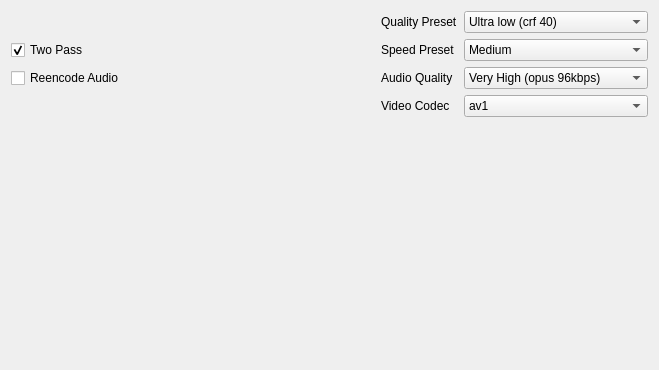
      <widget class="QWidget" name="tab_simple">
       <attribute name="title">
        <string>Simple Settings</string>
       </attribute>
       <layout class="QGridLayout" name="gridLayout_6">
        <item row="0" column="0">
         <layout class="QGridLayout" name="gridLayout_2" rowstretch="0,0,0,0">
          <item row="1" column="2">
           <widget class="QLabel" name="label_preset">
            <property name="toolTip">
             <string/>
            </property>
            <property name="statusTip">
             <string>Faster presets take more space at a given quality. 'medium' is usually best.</string>
            </property>
            <property name="text">
             <string>Speed Preset</string>
            </property>
           </widget>
          </item>
          <item row="2" column="3">
           <widget class="QComboBox" name="audioqualitybox">
            <property name="toolTip">
             <string/>
            </property>
            <property name="statusTip">
             <string>What bitrate should the audio be? If unsure use 96kbps.</string>
            </property>
            <property name="currentIndex">
             <number>4</number>
            </property>
            <item>
             <property name="text">
              <string>Ultra Low (opus 24kbps</string>
             </property>
            </item>
            <item>
             <property name="text">
              <string>Low (opus 32kbps)</string>
             </property>
            </item>
            <item>
             <property name="text">
              <string>Medium (opus 64kbps)</string>
             </property>
            </item>
            <item>
             <property name="text">
              <string>High (opus 76kbps)</string>
             </property>
            </item>
            <item>
             <property name="text">
              <string>Very High (opus 96kbps)</string>
             </property>
            </item>
            <item>
             <property name="text">
              <string>Transparent (opus 128kbps)</string>
             </property>
            </item>
            <item>
             <property name="text">
              <string>Placebo (opus 160kbps)</string>
             </property>
            </item>
            <item>
             <property name="text">
              <string>Insane (opus 256kbps)</string>
             </property>
            </item>
            <item>
             <property name="text">
              <string>Custom</string>
             </property>
            </item>
           </widget>
          </item>
          <item row="0" column="2">
           <widget class="QLabel" name="label_quality">
            <property name="toolTip">
             <string/>
            </property>
            <property name="statusTip">
             <string>The final quality of your output video. If unsure, use 26.</string>
            </property>
            <property name="text">
             <string>Quality Preset</string>
            </property>
           </widget>
          </item>
          <item row="2" column="0">
           <widget class="QCheckBox" name="checkBox_audio">
            <property name="minimumSize">
             <size>
              <width>0</width>
              <height>0</height>
             </size>
            </property>
            <property name="toolTip">
             <string/>
            </property>
            <property name="statusTip">
             <string>Reencode source audio as opus (otherwise will copy existing audio if any is present)</string>
            </property>
            <property name="text">
             <string>Reencode Audio</string>
            </property>
            <property name="checked">
             <bool>false</bool>
            </property>
           </widget>
          </item>
          <item row="2" column="2">
           <widget class="QLabel" name="label_audioquality">
            <property name="toolTip">
             <string/>
            </property>
            <property name="statusTip">
             <string>What bitrate should the audio be? If unsure use 96kbps.</string>
            </property>
            <property name="text">
             <string>Audio Quality</string>
            </property>
           </widget>
          </item>
          <item row="0" column="3">
           <widget class="QComboBox" name="comboBox_quality">
            <property name="toolTip">
             <string/>
            </property>
            <property name="statusTip">
             <string>The final quality of your output video. If unsure, use 26.</string>
            </property>
            <property name="currentIndex">
             <number>0</number>
            </property>
            <item>
             <property name="text">
              <string>Ultra low (crf 40)</string>
             </property>
            </item>
            <item>
             <property name="text">
              <string>Very low (crf 36)</string>
             </property>
            </item>
            <item>
             <property name="text">
              <string>Low (crf 32)</string>
             </property>
            </item>
            <item>
             <property name="text">
              <string>Medium (crf 28)</string>
             </property>
            </item>
            <item>
             <property name="text">
              <string>Good (crf 26)</string>
             </property>
            </item>
            <item>
             <property name="text">
              <string>Very Good (crf 24)</string>
             </property>
            </item>
            <item>
             <property name="text">
              <string>Amazing (crf 20)</string>
             </property>
            </item>
            <item>
             <property name="text">
              <string>Effectively Lossless (crf 10)</string>
             </property>
            </item>
            <item>
             <property name="text">
              <string>Lossless (crf 0)</string>
             </property>
            </item>
            <item>
             <property name="text">
              <string>Custom</string>
             </property>
            </item>
           </widget>
          </item>
          <item row="1" column="3">
           <widget class="QComboBox" name="presetbox">
            <property name="toolTip">
             <string/>
            </property>
            <property name="statusTip">
             <string>Faster presets take more space at a given quality. 'medium' is usually best.</string>
            </property>
            <property name="currentIndex">
             <number>4</number>
            </property>
            <item>
             <property name="text">
              <string>Ultra fast</string>
             </property>
            </item>
            <item>
             <property name="text">
              <string>Super fast</string>
             </property>
            </item>
            <item>
             <property name="text">
              <string>Faster</string>
             </property>
            </item>
            <item>
             <property name="text">
              <string>Fast</string>
             </property>
            </item>
            <item>
             <property name="text">
              <string>Medium</string>
             </property>
            </item>
            <item>
             <property name="text">
              <string>Slow</string>
             </property>
            </item>
            <item>
             <property name="text">
              <string>Slower</string>
             </property>
            </item>
            <item>
             <property name="text">
              <string>Very slow</string>
             </property>
            </item>
            <item>
             <property name="text">
              <string>Placebo</string>
             </property>
            </item>
            <item>
             <property name="text">
              <string>Custom</string>
             </property>
            </item>
           </widget>
          </item>
          <item row="1" column="0">
           <widget class="QCheckBox" name="checkBox_twopass">
            <property name="toolTip">
             <string/>
            </property>
            <property name="statusTip">
             <string>Use twopass encoding. Highly recommended when possible.</string>
            </property>
            <property name="text">
             <string>Two Pass</string>
            </property>
            <property name="checked">
             <bool>true</bool>
            </property>
           </widget>
          </item>
          <item row="2" column="1">
           <spacer name="horizontalSpacer">
            <property name="orientation">
             <enum>Qt::Horizontal</enum>
            </property>
            <property name="sizeType">
             <enum>QSizePolicy::Maximum</enum>
            </property>
            <property name="sizeHint" stdset="0">
             <size>
              <width>250</width>
              <height>20</height>
             </size>
            </property>
           </spacer>
          </item>
          <item row="3" column="3">
           <widget class="QComboBox" name="comboBox_encoder">
            <property name="statusTip">
             <string>av1 is the most modern/efficient. vp9/8 have good compatibility/speed.</string>
            </property>
            <item>
             <property name="text">
              <string>av1</string>
             </property>
            </item>
            <item>
             <property name="text">
              <string>vp9</string>
             </property>
            </item>
            <item>
             <property name="text">
              <string>vp8</string>
             </property>
            </item>
           </widget>
          </item>
          <item row="3" column="2">
           <widget class="QLabel" name="label_4">
            <property name="statusTip">
             <string>av1 is the most modern/efficient. vp9/8 have good compatibility/speed.</string>
            </property>
            <property name="text">
             <string>Video Codec</string>
            </property>
           </widget>
          </item>
         </layout>
        </item>
        <item row="1" column="0">
         <spacer name="verticalSpacer">
          <property name="orientation">
           <enum>Qt::Vertical</enum>
          </property>
          <property name="sizeHint" stdset="0">
           <size>
            <width>20</width>
            <height>242</height>
           </size>
          </property>
         </spacer>
        </item>
       </layout>
      </widget>
